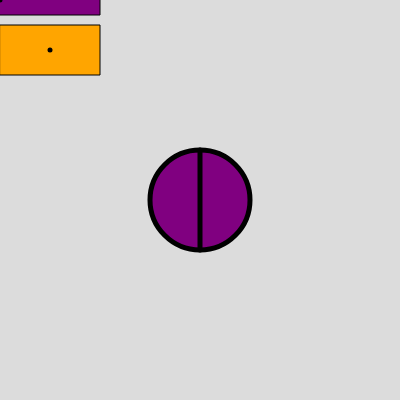
Frame 1 (no input)
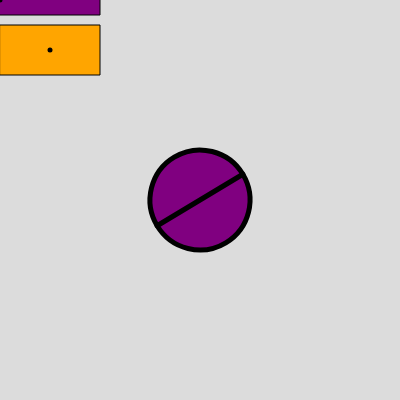
Frame 60 (no input)
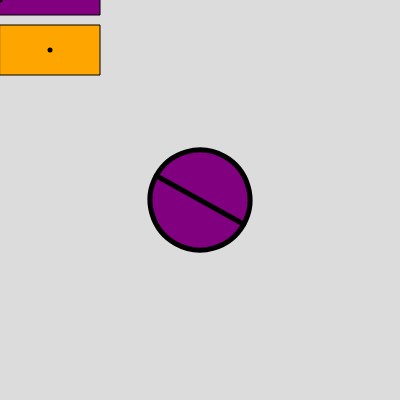
Frame 120 (the mouse pressed at the canvas centre since frame 60)

The p5.js sketch that drew these frames (run headless with seeded random() and noise() and a simulated clock; from frame 60 on, the mouse is pressed at the canvas centre):

// p5.js sketch
// ── sketch.js
let angle = 0;

function setup() {
  createCanvas(400, 400);
  rectMode(CENTER);
  angleMode(DEGREES);
}

function draw() {
  background(220);
  strokeWeight(1);
  fill("orange");
  rect(50, 50, 100, 50);
  fill("purple");
  rect(0, 0, 200, 30);
  strokeWeight(5);
  point(0, 0);
  point(50, 50);
  translate(200, 200);
  rotate(angle);
  circle(0, 0, 100);
  line(0, -50, 0, 50);
  angle += 1;
}
